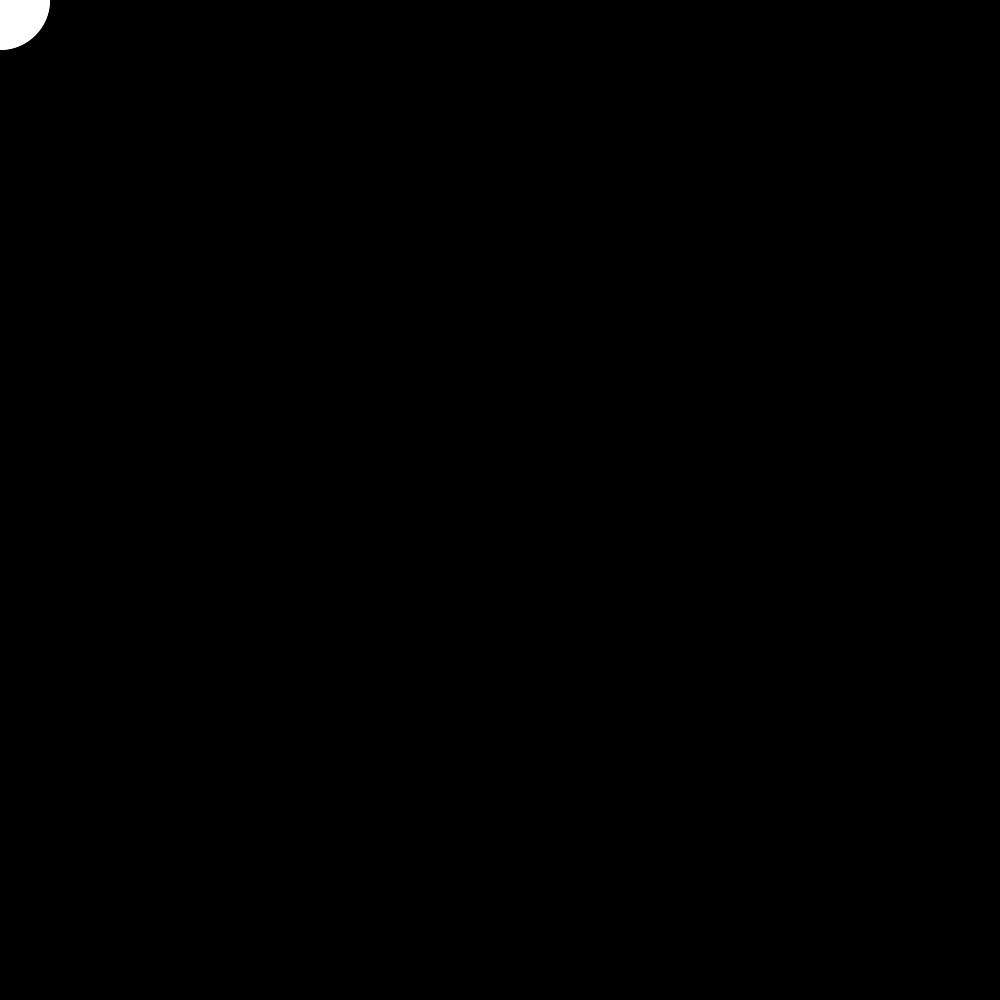
Frame 1 (no input)
Frame 60 (the mouse pressed at the canvas centre just before this capture): identical to frame 1, image omitted
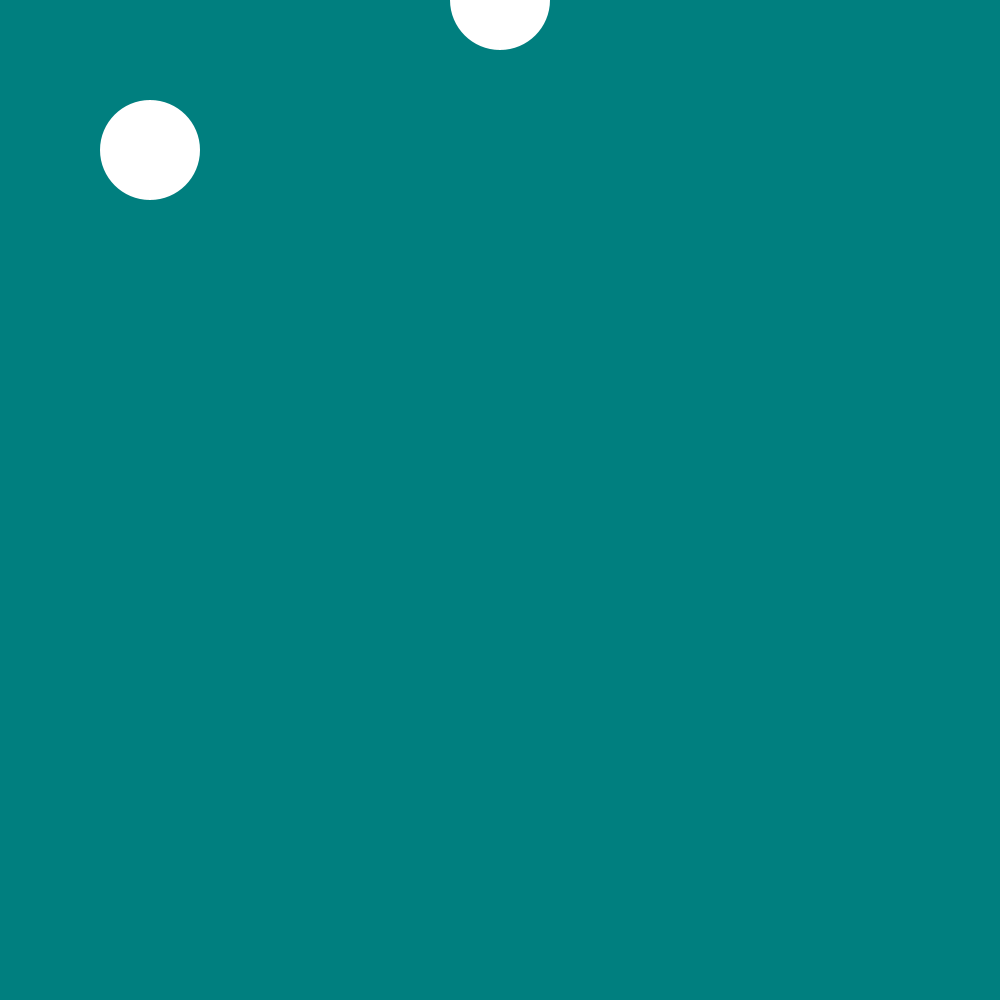
Frame 120 (the mouse held since frame 60 and released just before this capture)

The Processing sketch that drew these frames (run headless with seeded random() and noise(); from frame 60 on, the mouse is pressed at the canvas centre):

// Processing sketch: map_functio_wk_3
// ── map_functio_wk_3.pde
float x1, y1;
float x2, y2;
float g, b; // g=green, b=blue

void setup(){
  size(1000,1000);
  noStroke();
}

void draw(){
  g = map(mouseX, 0, width, 0, 255); //0-255 = rgb colors 
  b = map(mouseY, 0, height, 0, 255); // only using g and b - background only changes g-b
  background(0, g ,b); //background changes color
  //mapping to 0,300 width and 100,400 height
  fill(255);
  x1 = map(mouseX, 0, width, 0, 300);
  y1 = map(mouseY, 0, height, 0, 300);
  ellipse(x1, y1, 100, 100);
  
  //follow mouse until mouse is outside of an area
  //ellipse follow our mouse
  //set up boundries for ellipse 
  ellipse(x2, y2, 100, 100);
  if(mouseX<width/2){
    x2 = mouseX;
    y2 = mouseY;
  }else{
    x2 = width/2;
    //y2 = mouseY;
  }
}
